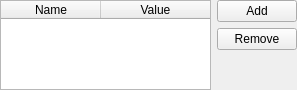
<?xml version="1.0" encoding="UTF-8"?>
<ui version="4.0">
 <class>GdalToolsOptionsTable</class>
 <widget class="QWidget" name="GdalToolsOptionsTable">
  <property name="geometry">
   <rect>
    <x>0</x>
    <y>0</y>
    <width>297</width>
    <height>90</height>
   </rect>
  </property>
  <layout class="QVBoxLayout" name="verticalLayout">
   <property name="margin">
    <number>0</number>
   </property>
   <item>
    <widget class="QWidget" name="creationOptionsWidget" native="true">
     <property name="sizePolicy">
      <sizepolicy hsizetype="Preferred" vsizetype="Preferred">
       <horstretch>0</horstretch>
       <verstretch>0</verstretch>
      </sizepolicy>
     </property>
     <layout class="QHBoxLayout" name="horizontalLayout_4">
      <property name="margin">
       <number>0</number>
      </property>
      <item>
       <widget class="QTableWidget" name="table">
        <property name="minimumSize">
         <size>
          <width>204</width>
          <height>0</height>
         </size>
        </property>
        <attribute name="horizontalHeaderMinimumSectionSize">
         <number>30</number>
        </attribute>
        <attribute name="horizontalHeaderStretchLastSection">
         <bool>true</bool>
        </attribute>
        <attribute name="horizontalHeaderStretchLastSection">
         <bool>true</bool>
        </attribute>
        <attribute name="horizontalHeaderMinimumSectionSize">
         <number>30</number>
        </attribute>
        <column>
         <property name="text">
          <string>Name</string>
         </property>
        </column>
        <column>
         <property name="text">
          <string>Value</string>
         </property>
        </column>
       </widget>
      </item>
      <item>
       <layout class="QVBoxLayout" name="verticalLayout_2">
        <item>
         <widget class="QPushButton" name="btnAdd">
          <property name="text">
           <string>Add</string>
          </property>
         </widget>
        </item>
        <item>
         <widget class="QPushButton" name="btnDel">
          <property name="text">
           <string>Remove</string>
          </property>
         </widget>
        </item>
        <item>
         <spacer name="verticalSpacer">
          <property name="orientation">
           <enum>Qt::Vertical</enum>
          </property>
          <property name="sizeHint" stdset="0">
           <size>
            <width>20</width>
            <height>40</height>
           </size>
          </property>
         </spacer>
        </item>
       </layout>
      </item>
     </layout>
    </widget>
   </item>
  </layout>
 </widget>
 <resources/>
 <connections/>
</ui>
